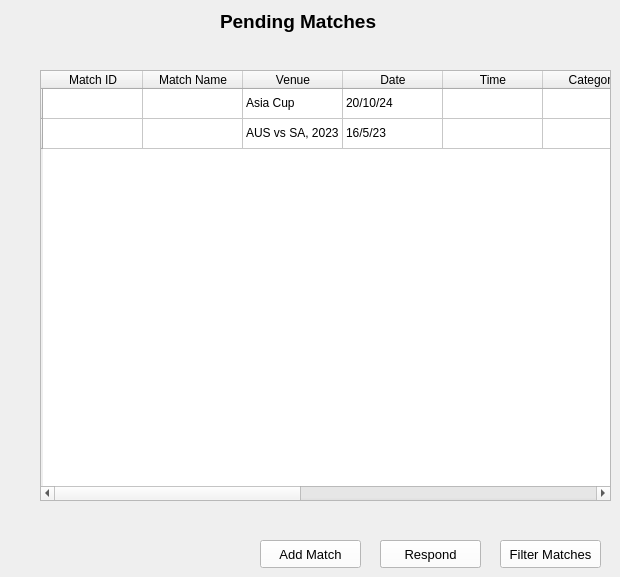
    <widget class="QWidget" name="Pending_Matches_Page">
     <widget class="QLabel" name="Pending_Matches_Page_Label">
      <property name="geometry">
       <rect>
        <x>220</x>
        <y>6</y>
        <width>171</width>
        <height>31</height>
       </rect>
      </property>
      <property name="font">
       <font>
        <pointsize>14</pointsize>
        <weight>75</weight>
        <bold>true</bold>
       </font>
      </property>
      <property name="text">
       <string>Pending Matches</string>
      </property>
     </widget>
     <widget class="QTableWidget" name="Pending_Matches_Table">
      <property name="geometry">
       <rect>
        <x>40</x>
        <y>70</y>
        <width>571</width>
        <height>431</height>
       </rect>
      </property>
      <property name="editTriggers">
       <set>QAbstractItemView::NoEditTriggers</set>
      </property>
      <row>
       <property name="text">
        <string/>
       </property>
      </row>
      <row>
       <property name="text">
        <string/>
       </property>
      </row>
      <column>
       <property name="text">
        <string>Match ID</string>
       </property>
      </column>
      <column>
       <property name="text">
        <string>Match Name</string>
       </property>
      </column>
      <column>
       <property name="text">
        <string>Venue</string>
       </property>
      </column>
      <column>
       <property name="text">
        <string>Date</string>
       </property>
      </column>
      <column>
       <property name="text">
        <string>Time</string>
       </property>
      </column>
      <column>
       <property name="text">
        <string>Category</string>
       </property>
      </column>
      <column>
       <property name="text">
        <string>Format</string>
       </property>
      </column>
      <column>
       <property name="text">
        <string>Team 1</string>
       </property>
      </column>
      <column>
       <property name="text">
        <string>Team 2</string>
       </property>
      </column>
      <column>
       <property name="text">
        <string>Confirmed by T1</string>
       </property>
      </column>
      <column>
       <property name="text">
        <string>Confirmed by T2</string>
       </property>
      </column>
      <item row="0" column="2">
       <property name="text">
        <string>Asia Cup</string>
       </property>
      </item>
      <item row="0" column="3">
       <property name="text">
        <string>20/10/24</string>
       </property>
      </item>
      <item row="0" column="7">
       <property name="text">
        <string>Bangladesh</string>
       </property>
      </item>
      <item row="0" column="8">
       <property name="text">
        <string>India</string>
       </property>
      </item>
      <item row="0" column="9">
       <property name="text">
        <string>Yes</string>
       </property>
      </item>
      <item row="0" column="10">
       <property name="text">
        <string>No</string>
       </property>
      </item>
      <item row="1" column="2">
       <property name="text">
        <string>AUS vs SA, 2023</string>
       </property>
      </item>
      <item row="1" column="3">
       <property name="text">
        <string>16/5/23</string>
       </property>
      </item>
      <item row="1" column="7">
       <property name="text">
        <string>Australia</string>
       </property>
      </item>
      <item row="1" column="8">
       <property name="text">
        <string>South Africa</string>
       </property>
      </item>
      <item row="1" column="9">
       <property name="text">
        <string>Yes</string>
       </property>
      </item>
      <item row="1" column="10">
       <property name="text">
        <string>-</string>
       </property>
      </item>
     </widget>
     <widget class="QPushButton" name="Pending_Matches_Filter_Matches_Button">
      <property name="geometry">
       <rect>
        <x>500</x>
        <y>540</y>
        <width>101</width>
        <height>28</height>
       </rect>
      </property>
      <property name="font">
       <font>
        <pointsize>10</pointsize>
       </font>
      </property>
      <property name="styleSheet">
       <string notr="true">/* Normal state */
QPushButton {
    background-color: #fff; /* Default background color */
}

/* Hover state */
QPushButton:hover {
    background-color: #ddf; /* Background color when hovered */
}
</string>
      </property>
      <property name="text">
       <string>Filter Matches</string>
      </property>
     </widget>
     <widget class="QPushButton" name="Pending_Matches_Remove_Match_Button">
      <property name="geometry">
       <rect>
        <x>380</x>
        <y>540</y>
        <width>101</width>
        <height>28</height>
       </rect>
      </property>
      <property name="font">
       <font>
        <pointsize>10</pointsize>
       </font>
      </property>
      <property name="styleSheet">
       <string notr="true">/* Normal state */
QPushButton {
    background-color: #fff; /* Default background color */
}

/* Hover state */
QPushButton:hover {
    background-color: #ddf; /* Background color when hovered */
}
</string>
      </property>
      <property name="text">
       <string>Remove Match</string>
      </property>
     </widget>
     <widget class="QPushButton" name="Pending_Matches_Add_Match_Button">
      <property name="geometry">
       <rect>
        <x>260</x>
        <y>540</y>
        <width>101</width>
        <height>28</height>
       </rect>
      </property>
      <property name="font">
       <font>
        <pointsize>10</pointsize>
       </font>
      </property>
      <property name="styleSheet">
       <string notr="true">/* Normal state */
QPushButton {
    background-color: #fff; /* Default background color */
}

/* Hover state */
QPushButton:hover {
    background-color: #ddf; /* Background color when hovered */
}
</string>
      </property>
      <property name="text">
       <string>Add Match</string>
      </property>
     </widget>
     <widget class="QPushButton" name="Pending_Matches_Respond_Button">
      <property name="geometry">
       <rect>
        <x>380</x>
        <y>540</y>
        <width>101</width>
        <height>28</height>
       </rect>
      </property>
      <property name="font">
       <font>
        <pointsize>10</pointsize>
       </font>
      </property>
      <property name="styleSheet">
       <string notr="true">/* Normal state */
QPushButton {
    background-color: #fff; /* Default background color */
}

/* Hover state */
QPushButton:hover {
    background-color: #ddf; /* Background color when hovered */
}
</string>
      </property>
      <property name="text">
       <string>Respond</string>
      </property>
     </widget>
    </widget>
